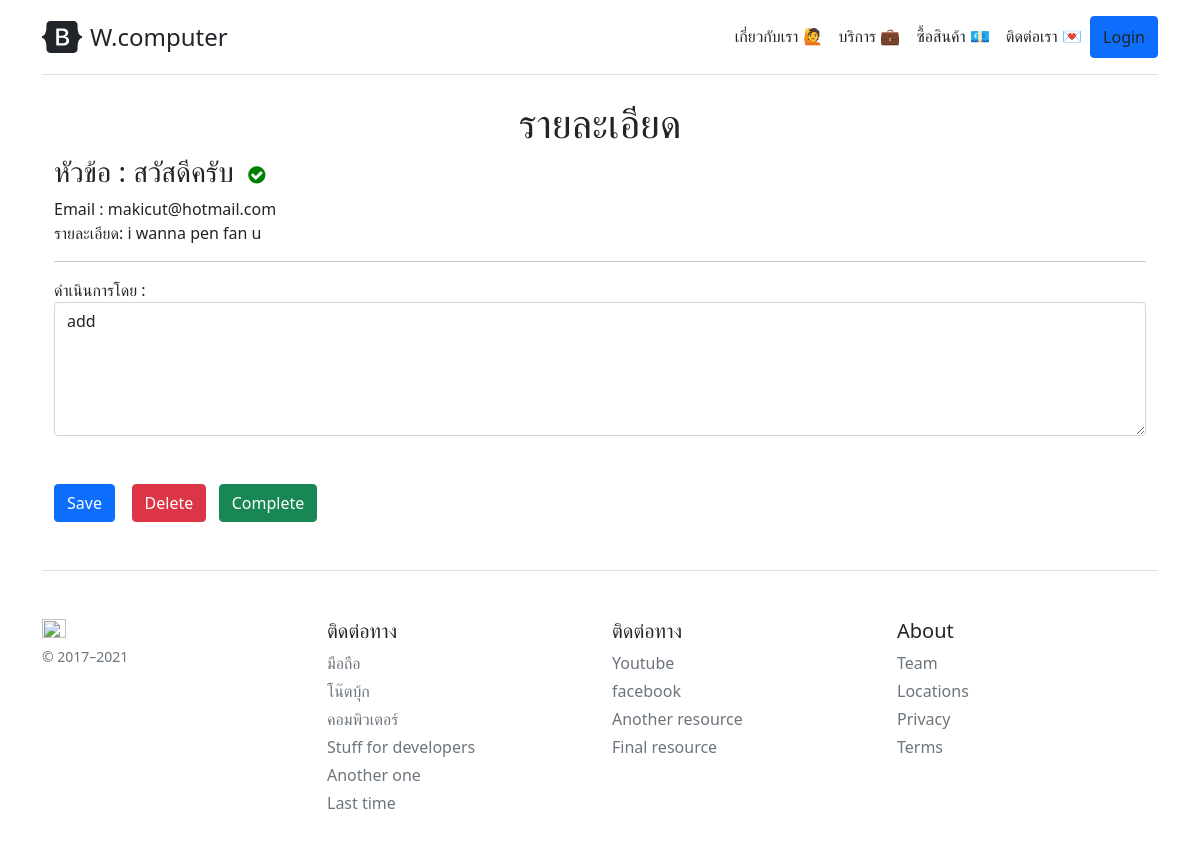
Page /action-detail/3/ on the committed database.
### company/models.py (models this page shows, shortened)
class ContactList(models.Model):
    title = models.CharField(max_length=200)
    email = models.CharField(max_length=200)
    detail = models.TextField(null=True, blank=True)
    complete  = models.BooleanField(default=False) #บอกว่าเราจัดการกับรายการนี้เรียบร้อยแล้ว

class Action(models.Model):
    contactlist = models.ForeignKey(ContactList,on_delete = models.CASCADE)
    actiondetail = models.TextField() #ไม่ใส่ null = True,blank=True คือให้บังคับกรอก

### company/views.py (the view, shortened to what this page needs)
# urls.py: path('action-detail/<int:cid>/',ActionPage,name = 'action-page'), #www.W.computer/action-detail
def ActionPage(request,cid):
    context = {}
    contact = ContactList.objects.get(id=cid)
    context['contact'] = contact
    try:
        action = Action.objects.get(contactlist = contact)
        context['action'] = action
    except:
        pass
    return render(request, 'company/action.html',context)

### company/template/company/action.html (shortened to what this page needs)
{% extends 'company/base.html'%}
{%block content %}
<center>
    <h1>รายละเอียด</h1>
</center>
<div class="container">
    <h3>หัวข้อ : {{contact.title}}
    {% if contact.complete == True %}
        &nbsp;<i class="fa fa-check-circle" style="font-size:20px;color:green"></i>
    {% else %}
        &nbsp;<i class="fa fa-times-circle" style="font-size:20px;color:rgb(179, 55, 24)"></i>
    {% endif %}
</h3>
    <p>
        Email : {{contact.email}}<br>
        รายละเอียด: {{contact.detail}}<br>
    </p>
    <hr>
    <form method="POST">
            <div class="form-group">
            <label for="detail">ดำเนินการโดย : </label>
            <textarea type="text" class="form-control" rows="5"  id="detail" name="detail">{{action.actiondetail}}</textarea>
            </div><br><br>
            <button type="submit" class="btn btn-primary"  name="save">Save</button> &nbsp;&nbsp;
            <button type="submit" class="btn btn-danger" name="delete">Delete</button>&nbsp;&nbsp;
            <button type="submit" class="btn btn-success"  name="complete">Complete</button>
        </form>
{% endblock content %}

### rows in the picture
ContactList: title "สวัสดีครับ", email "makicut@hotmail.com", detail "i wanna pen fan u"
Action: detail "add"
